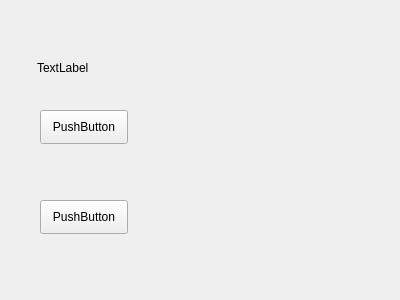
<?xml version="1.0" encoding="UTF-8"?>
<ui version="4.0">
 <class>Form</class>
 <widget class="QWidget" name="Form">
  <property name="geometry">
   <rect>
    <x>0</x>
    <y>0</y>
    <width>400</width>
    <height>300</height>
   </rect>
  </property>
  <property name="windowTitle">
   <string>Form</string>
  </property>
  <widget class="QLabel" name="label">
   <property name="geometry">
    <rect>
     <x>37</x>
     <y>37</y>
     <width>131</width>
     <height>61</height>
    </rect>
   </property>
   <property name="text">
    <string>TextLabel</string>
   </property>
  </widget>
  <widget class="QPushButton" name="but1">
   <property name="geometry">
    <rect>
     <x>40</x>
     <y>110</y>
     <width>88</width>
     <height>34</height>
    </rect>
   </property>
   <property name="text">
    <string>PushButton</string>
   </property>
  </widget>
  <widget class="QPushButton" name="but2">
   <property name="geometry">
    <rect>
     <x>40</x>
     <y>200</y>
     <width>88</width>
     <height>34</height>
    </rect>
   </property>
   <property name="text">
    <string>PushButton</string>
   </property>
  </widget>
 </widget>
 <resources/>
 <connections/>
</ui>
